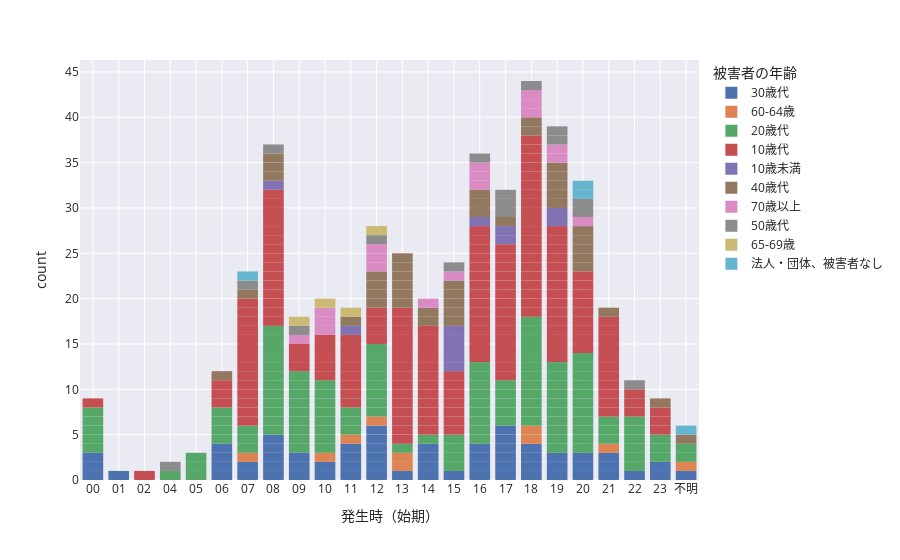

The cell this chart's notebook holds for it:
### Code cell
fig = px.bar(kashiwa,
            x='発生時（始期）',
            color='被害者の年齢',
            template='seaborn')
fig.update_traces(
    marker_line_width=0
)
fig.update_xaxes(categoryorder='category ascending')
fig.show()

### Figure 1 — Plotly figure (JSON) as saved in the notebook; plotly's stock layout.template omitted (floating-point values rounded to 4 significant figures; data arrays with more than 128 entries replaced by an {"elided": "..."} marker saying what was removed)
{"data": [{"alignmentgroup": "True", "hovertemplate": "被害者の年齢=30歳代<br>発生時（始期）=%{x}<br>count=%{y}<extra></extra>", "legendgroup": "30歳代", "marker": {"color": "rgb(76,114,176)", "line": {"width": 0}, "pattern": {"shape": ""}}, "name": "30歳代", "offsetgroup": "30歳代", "orientation": "v", "showlegend": true, "textposition": "auto", "type": "bar", "x": ["00", "08", "17", "23", "不明", "10", "08", "12", "21", "14", "15", "00", "19", "20", "14", "18", "09", "12", "17", "07", "21", "01", "06", "08", "18", "18", "23", "11", "12", "14", "08", "19", "12", "20", "16", "11", "16", "22", "09", "21", "06", "07", "09", "12", "14", "19", "10", "06", "17", "00", "12", "06", "16", "17", "11", "17", "13", "16", "17", "20", "11", "08", "18"], "xaxis": "x", "y": [1, 1, 1, 1, 1, 1, 1, 1, 1, 1, 1, 1, 1, 1, 1, 1, 1, 1, 1, 1, 1, 1, 1, 1, 1, 1, 1, 1, 1, 1, 1, 1, 1, 1, 1, 1, 1, 1, 1, 1, 1, 1, 1, 1, 1, 1, 1, 1, 1, 1, 1, 1, 1, 1, 1, 1, 1, 1, 1, 1, 1, 1, 1], "yaxis": "y"}, {"alignmentgroup": "True", "hovertemplate": "被害者の年齢=60-64歳<br>発生時（始期）=%{x}<br>count=%{y}<extra></extra>", "legendgroup": "60-64歳", "marker": {"color": "rgb(221,132,82)", "line": {"width": 0}, "pattern": {"shape": ""}}, "name": "60-64歳", "offsetgroup": "60-64歳", "orientation": "v", "showlegend": true, "textposition": "auto", "type": "bar", "x": ["13", "11", "13", "12", "10", "07", "18", "不明", "18", "21"], "xaxis": "x", "y": [1, 1, 1, 1, 1, 1, 1, 1, 1, 1], "yaxis": "y"}, {"alignmentgroup": "True", "hovertemplate": "被害者の年齢=20歳代<br>発生時（始期）=%{x}<br>count=%{y}<extra></extra>", "legendgroup": "20歳代", "marker": {"color": "rgb(85,168,104)", "line": {"width": 0}, "pattern": {"shape": ""}}, "name": "20歳代", "offsetgroup": "20歳代", "orientation": "v", "showlegend": true, "textposition": "auto", "type": "bar", "x": ["22", "17", "19", "21", "20", "16", "06", "23", "17", "16", "00", "16", "不明", "22", "22", "05", "22", "15", "16", "21", "19", "04", "06", "06", "16", "09", "19", "19", "15", "10", "08", "16", "21", "16", "18", "20", "07", "08", "18", "06", "19", "23", "23", "07", "14", "10", "09", "18", "17", "11", "08", "18", "09", "12", "11", "22", "00", "12", "15", "不明", "19", "12", "09", "17", "20", "08", "12", "11", "10", "10", "16", "16", "10", "08", "09", "19", "12", "08", "09", "05", "00", "19", "20", "20", "09", "09", "20", "18", "00", "18", "10", "18", "08", "08", "10", "20", "19", "15", "10", "17", "18", "05", "18", "12", "07", "08", "20", "13", "09", "12", "22", "00", "12", "20", "20", "08", "19", "18", "20", "18", "18", "08", "08"], "xaxis": "x", "y": [1, 1, 1, 1, 1, 1, 1, 1, 1, 1, 1, 1, 1, 1, 1, 1, 1, 1, 1, 1, 1, 1, 1, 1, 1, 1, 1, 1, 1, 1, 1, 1, 1, 1, 1, 1, 1, 1, 1, 1, 1, 1, 1, 1, 1, 1, 1, 1, 1, 1, 1, 1, 1, 1, 1, 1, 1, 1, 1, 1, 1, 1, 1, 1, 1, 1, 1, 1, 1, 1, 1, 1, 1, 1, 1, 1, 1, 1, 1, 1, 1, 1, 1, 1, 1, 1, 1, 1, 1, 1, 1, 1, 1, 1, 1, 1, 1, 1, 1, 1, 1, 1, 1, 1, 1, 1, 1, 1, 1, 1, 1, 1, 1, 1, 1, 1, 1, 1, 1, 1, 1, 1, 1], "yaxis": "y"}, {"alignmentgroup": "True", "hovertemplate": "被害者の年齢=10歳代<br>発生時（始期）=%{x}<br>count=%{y}<extra></extra>", "legendgroup": "10歳代", "marker": {"color": "rgb(196,78,82)", "line": {"width": 0}, "pattern": {"shape": ""}}, "name": "10歳代", "offsetgroup": "10歳代", "orientation": "v", "showlegend": true, "textposition": "auto", "type": "bar", "x": {"elided": "179 str values"}, "xaxis": "x", "y": {"elided": "179 int values"}, "yaxis": "y"}, {"alignmentgroup": "True", "hovertemplate": "被害者の年齢=10歳未満<br>発生時（始期）=%{x}<br>count=%{y}<extra></extra>", "legendgroup": "10歳未満", "marker": {"color": "rgb(129,114,179)", "line": {"width": 0}, "pattern": {"shape": ""}}, "name": "10歳未満", "offsetgroup": "10歳未満", "orientation": "v", "showlegend": true, "textposition": "auto", "type": "bar", "x": ["15", "17", "19", "19", "11", "15", "16", "15", "17", "08", "15", "15"], "xaxis": "x", "y": [1, 1, 1, 1, 1, 1, 1, 1, 1, 1, 1, 1], "yaxis": "y"}, {"alignmentgroup": "True", "hovertemplate": "被害者の年齢=40歳代<br>発生時（始期）=%{x}<br>count=%{y}<extra></extra>", "legendgroup": "40歳代", "marker": {"color": "rgb(147,120,96)", "line": {"width": 0}, "pattern": {"shape": ""}}, "name": "40歳代", "offsetgroup": "40歳代", "orientation": "v", "showlegend": true, "textposition": "auto", "type": "bar", "x": ["08", "不明", "21", "20", "13", "13", "20", "19", "20", "08", "12", "12", "19", "16", "19", "12", "15", "11", "18", "13", "15", "19", "15", "18", "23", "14", "16", "13", "06", "12", "20", "17", "15", "20", "13", "15", "07", "16", "13", "14", "19", "08"], "xaxis": "x", "y": [1, 1, 1, 1, 1, 1, 1, 1, 1, 1, 1, 1, 1, 1, 1, 1, 1, 1, 1, 1, 1, 1, 1, 1, 1, 1, 1, 1, 1, 1, 1, 1, 1, 1, 1, 1, 1, 1, 1, 1, 1, 1], "yaxis": "y"}, {"alignmentgroup": "True", "hovertemplate": "被害者の年齢=70歳以上<br>発生時（始期）=%{x}<br>count=%{y}<extra></extra>", "legendgroup": "70歳以上", "marker": {"color": "rgb(218,139,195)", "line": {"width": 0}, "pattern": {"shape": ""}}, "name": "70歳以上", "offsetgroup": "70歳以上", "orientation": "v", "showlegend": true, "textposition": "auto", "type": "bar", "x": ["16", "12", "15", "12", "12", "18", "18", "20", "16", "10", "18", "09", "14", "10", "10", "19", "19", "16"], "xaxis": "x", "y": [1, 1, 1, 1, 1, 1, 1, 1, 1, 1, 1, 1, 1, 1, 1, 1, 1, 1], "yaxis": "y"}, {"alignmentgroup": "True", "hovertemplate": "被害者の年齢=50歳代<br>発生時（始期）=%{x}<br>count=%{y}<extra></extra>", "legendgroup": "50歳代", "marker": {"color": "rgb(140,140,140)", "line": {"width": 0}, "pattern": {"shape": ""}}, "name": "50歳代", "offsetgroup": "50歳代", "orientation": "v", "showlegend": true, "textposition": "auto", "type": "bar", "x": ["04", "07", "17", "20", "19", "15", "08", "12", "16", "20", "09", "17", "22", "18", "17", "19"], "xaxis": "x", "y": [1, 1, 1, 1, 1, 1, 1, 1, 1, 1, 1, 1, 1, 1, 1, 1], "yaxis": "y"}, {"alignmentgroup": "True", "hovertemplate": "被害者の年齢=65-69歳<br>発生時（始期）=%{x}<br>count=%{y}<extra></extra>", "legendgroup": "65-69歳", "marker": {"color": "rgb(204,185,116)", "line": {"width": 0}, "pattern": {"shape": ""}}, "name": "65-69歳", "offsetgroup": "65-69歳", "orientation": "v", "showlegend": true, "textposition": "auto", "type": "bar", "x": ["09", "10", "11", "12"], "xaxis": "x", "y": [1, 1, 1, 1], "yaxis": "y"}, {"alignmentgroup": "True", "hovertemplate": "被害者の年齢=法人・団体、被害者なし<br>発生時（始期）=%{x}<br>count=%{y}<extra></extra>", "legendgroup": "法人・団体、被害者なし", "marker": {"color": "rgb(100,181,205)", "line": {"width": 0}, "pattern": {"shape": ""}}, "name": "法人・団体、被害者なし", "offsetgroup": "法人・団体、被害者なし", "orientation": "v", "showlegend": true, "textposition": "auto", "type": "bar", "x": ["20", "不明", "07", "20"], "xaxis": "x", "y": [1, 1, 1, 1], "yaxis": "y"}], "layout": {"barmode": "relative", "legend": {"title": {"text": "被害者の年齢"}, "tracegroupgap": 0}, "margin": {"t": 60}, "xaxis": {"anchor": "y", "categoryorder": "category ascending", "domain": [0, 1], "title": {"text": "発生時（始期）"}}, "yaxis": {"anchor": "x", "domain": [0, 1], "title": {"text": "count"}}}}
